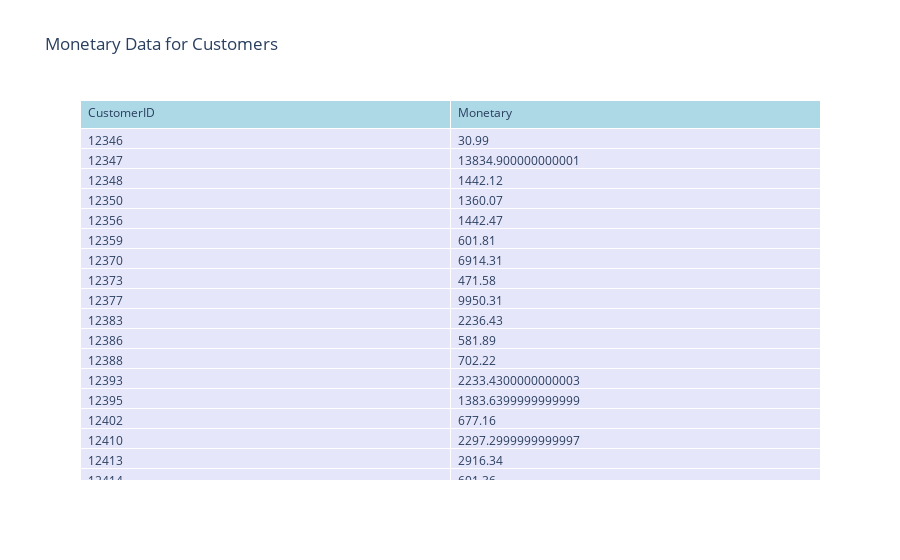

The notebook cell saved with this chart:
### Code cell
# Creating a Plotly Table with a light blue header
fig = go.Figure(data=[go.Table(
    header=dict(values=list(monetary_df.columns),
                fill_color='lightblue',  # Change header fill color to light blue
                align='left'),
    cells=dict(values=[monetary_df[col] for col in monetary_df.columns],
               fill_color='lavender',
               align='left'))
])

# Updating layout for a cleaner look
fig.update_layout(title='Monetary Data for Customers')
fig.show()

### Figure 1 — Plotly figure (JSON) as saved in the notebook; plotly's stock layout.template omitted (floating-point values rounded to 4 significant figures; data arrays with more than 128 entries replaced by an {"elided": "..."} marker saying what was removed)
{"data": [{"cells": {"align": "left", "fill": {"color": "lavender"}, "values": {"elided": "2x1416 float values"}}, "header": {"align": "left", "fill": {"color": "lightblue"}, "values": ["CustomerID", "Monetary"]}, "type": "table"}], "layout": {"title": {"text": "Monetary Data for Customers"}}}
